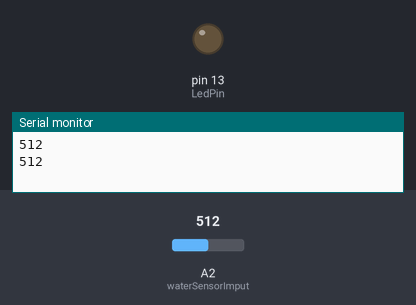
A sketch run on a simulated Arduino Uno, built with avr-gcc and run on an emulated ATmega328P. Shown: output pins drawn as LEDs (lit = HIGH), the last lines printed to the serial monitor. Dashed ring = blinking. The test bench sets the inputs (shaded band); at power-on: A2 (waterSensorImput) = 512.

Above: at 1.8 s.
1.9 s: A2 (waterSensorImput) set to 581
3.4 s: A2 (waterSensorImput) set to 611
At 4.8 s:
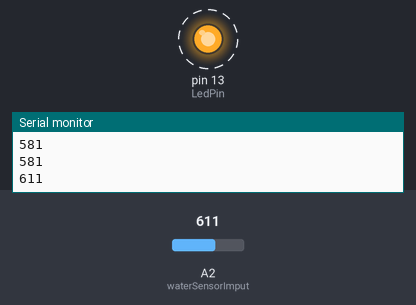
7.5 s: A2 (waterSensorImput) set to 590
At 8.5 s:
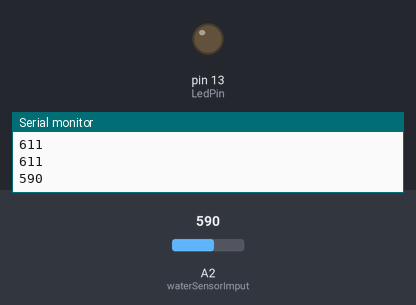
Timing chart, 0 to 10.5 s (numbered marks = the images above; inputs shaded):
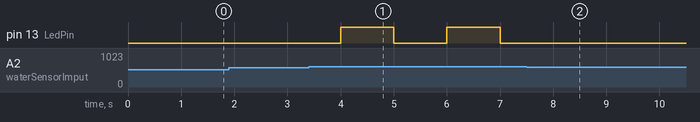

The sketch:

WaterSensor.ino
```cpp
const int waterSensorImput = A2;
const int LedPin = 13;
int entrada;
const int threshold = 600;


void setup() {
  // put your setup code here, to run once:
  pinMode(LedPin, OUTPUT);
  Serial.begin(115200);
}

void loop() {
  // put your main code here, to run repeatedly:
  entrada = analogRead(waterSensorImput);

  Serial.println(entrada);
  if(entrada >= threshold) {
      digitalWrite(LedPin, HIGH);
      delay(1000);
      digitalWrite(LedPin, LOW);
  }
  delay(1000);

}
```

Measured:
- the behaviour switches between 599 and 600 on A2 (waterSensorImput) (found by bisection; images 0 and 1)
- after the input at 3.4 s, pin 13 (LedPin): alternates HIGH for 1.0 s and LOW for 1.0 s, starting after 0.60 s
- after the input at 7.5 s, pin 13 (LedPin): stops changing and stays LOW
